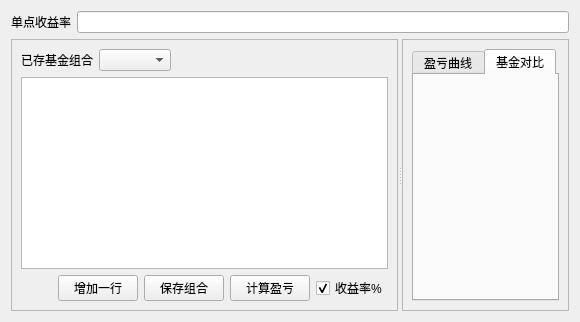
          <widget class="QWidget" name="tab_5">
           <attribute name="title">
            <string>资产配置</string>
           </attribute>
           <layout class="QVBoxLayout" name="verticalLayout_10">
            <item>
             <layout class="QHBoxLayout" name="horizontalLayout_11">
              <item>
               <widget class="QLabel" name="label_68">
                <property name="text">
                 <string>单点收益率</string>
                </property>
               </widget>
              </item>
              <item>
               <widget class="QLineEdit" name="lineEdit_profit_investment"/>
              </item>
             </layout>
            </item>
            <item>
             <widget class="QSplitter" name="splitter_3">
              <property name="orientation">
               <enum>Qt::Horizontal</enum>
              </property>
              <widget class="QFrame" name="frame_3">
               <property name="frameShape">
                <enum>QFrame::StyledPanel</enum>
               </property>
               <property name="frameShadow">
                <enum>QFrame::Raised</enum>
               </property>
               <layout class="QVBoxLayout" name="verticalLayout_12">
                <item>
                 <layout class="QHBoxLayout" name="horizontalLayout_13">
                  <item>
                   <widget class="QLabel" name="label_65">
                    <property name="sizePolicy">
                     <sizepolicy hsizetype="Fixed" vsizetype="Preferred">
                      <horstretch>0</horstretch>
                      <verstretch>0</verstretch>
                     </sizepolicy>
                    </property>
                    <property name="text">
                     <string>已存基金组合</string>
                    </property>
                   </widget>
                  </item>
                  <item>
                   <widget class="QComboBox" name="comboBox_fund_group_list"/>
                  </item>
                  <item>
                   <spacer name="horizontalSpacer_8">
                    <property name="orientation">
                     <enum>Qt::Horizontal</enum>
                    </property>
                    <property name="sizeHint" stdset="0">
                     <size>
                      <width>40</width>
                      <height>20</height>
                     </size>
                    </property>
                   </spacer>
                  </item>
                 </layout>
                </item>
                <item>
                 <widget class="QTableView" name="tableView_fund_group_list">
                  <property name="editTriggers">
                   <set>QAbstractItemView::DoubleClicked</set>
                  </property>
                  <property name="sortingEnabled">
                   <bool>true</bool>
                  </property>
                 </widget>
                </item>
                <item>
                 <layout class="QHBoxLayout" name="horizontalLayout_10">
                  <item>
                   <spacer name="horizontalSpacer_9">
                    <property name="orientation">
                     <enum>Qt::Horizontal</enum>
                    </property>
                    <property name="sizeHint" stdset="0">
                     <size>
                      <width>40</width>
                      <height>20</height>
                     </size>
                    </property>
                   </spacer>
                  </item>
                  <item>
                   <widget class="QPushButton" name="pushButton_add_one_row">
                    <property name="text">
                     <string>增加一行</string>
                    </property>
                   </widget>
                  </item>
                  <item>
                   <widget class="QPushButton" name="pushButton_save_fund_group">
                    <property name="text">
                     <string>保存组合</string>
                    </property>
                   </widget>
                  </item>
                  <item>
                   <widget class="QPushButton" name="pushButton_cal_group_profit">
                    <property name="text">
                     <string>计算盈亏</string>
                    </property>
                   </widget>
                  </item>
                  <item>
                   <widget class="QCheckBox" name="checkBox_profit_rate">
                    <property name="text">
                     <string>收益率%</string>
                    </property>
                    <property name="checked">
                     <bool>true</bool>
                    </property>
                   </widget>
                  </item>
                 </layout>
                </item>
               </layout>
              </widget>
              <widget class="QFrame" name="frame_4">
               <property name="frameShape">
                <enum>QFrame::StyledPanel</enum>
               </property>
               <property name="frameShadow">
                <enum>QFrame::Raised</enum>
               </property>
               <layout class="QHBoxLayout" name="horizontalLayout_12">
                <item>
                 <widget class="QTabWidget" name="tabWidget_3">
                  <property name="currentIndex">
                   <number>1</number>
                  </property>
                  <widget class="QWidget" name="tab_2">
                   <attribute name="title">
                    <string>盈亏曲线</string>
                   </attribute>
                   <layout class="QVBoxLayout" name="verticalLayout_13">
                    <item>
                     <widget class="GraphicsLayoutWidget" name="widget_profit_curve" native="true"/>
                    </item>
                   </layout>
                  </widget>
                  <widget class="QWidget" name="tab_8">
                   <attribute name="title">
                    <string>基金对比</string>
                   </attribute>
                   <layout class="QVBoxLayout" name="verticalLayout_11">
                    <item>
                     <widget class="GraphicsLayoutWidget" name="widget_fund_groups" native="true"/>
                    </item>
                   </layout>
                  </widget>
                 </widget>
                </item>
               </layout>
              </widget>
             </widget>
            </item>
           </layout>
          </widget>
